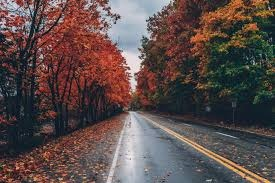
#> input picture data/image.jpeg, 275 x 183 px, found by its file name
$ python ten.py
#> lines starting #> are read from the running program, lines starting #| are printed output that depends on the picture
import cv2 #negative image
import matplotlib.pyplot as plt
img=cv2.imread("data/image.jpeg")
#> img is the input picture: shape (183, 275, 3); mean B, G, R 73.9, 75.7, 91
negative=255-img
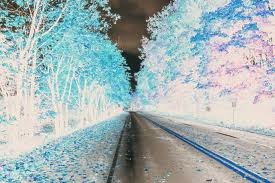
#> negative: shape (183, 275, 3); mean B, G, R 181.1, 179.3, 164
negative_rgb=cv2.cvtColor(negative,cv2.COLOR_BGR2RGB)
plt.imshow(negative_rgb)
plt.title("negative image")
plt.axis("off")
plt.show()
